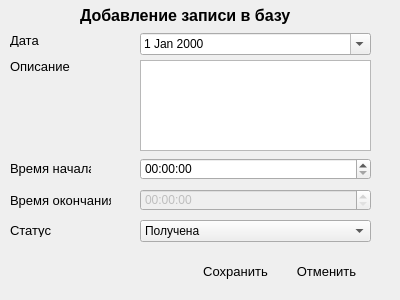
<?xml version="1.0" encoding="UTF-8"?>
<ui version="4.0">
 <class>DialogFormTask</class>
 <widget class="QDialog" name="DialogFormTask">
  <property name="windowModality">
   <enum>Qt::ApplicationModal</enum>
  </property>
  <property name="geometry">
   <rect>
    <x>0</x>
    <y>0</y>
    <width>400</width>
    <height>300</height>
   </rect>
  </property>
  <property name="maximumSize">
   <size>
    <width>400</width>
    <height>300</height>
   </size>
  </property>
  <property name="windowTitle">
   <string>Работа с записями</string>
  </property>
  <widget class="QLabel" name="CaptionLabel">
   <property name="geometry">
    <rect>
     <x>80</x>
     <y>0</y>
     <width>221</width>
     <height>31</height>
    </rect>
   </property>
   <property name="font">
    <font>
     <pointsize>12</pointsize>
     <weight>75</weight>
     <bold>true</bold>
    </font>
   </property>
   <property name="text">
    <string>Добавление записи в базу</string>
   </property>
  </widget>
  <widget class="QLabel" name="label_2">
   <property name="geometry">
    <rect>
     <x>10</x>
     <y>34</y>
     <width>47</width>
     <height>13</height>
    </rect>
   </property>
   <property name="font">
    <font>
     <pointsize>10</pointsize>
    </font>
   </property>
   <property name="text">
    <string>Дата</string>
   </property>
  </widget>
  <widget class="QLabel" name="label_3">
   <property name="geometry">
    <rect>
     <x>10</x>
     <y>58</y>
     <width>61</width>
     <height>16</height>
    </rect>
   </property>
   <property name="font">
    <font>
     <pointsize>10</pointsize>
    </font>
   </property>
   <property name="text">
    <string>Описание</string>
   </property>
  </widget>
  <widget class="QLabel" name="label">
   <property name="geometry">
    <rect>
     <x>10</x>
     <y>160</y>
     <width>81</width>
     <height>16</height>
    </rect>
   </property>
   <property name="font">
    <font>
     <pointsize>10</pointsize>
    </font>
   </property>
   <property name="text">
    <string>Время начала</string>
   </property>
  </widget>
  <widget class="QLabel" name="label_4">
   <property name="geometry">
    <rect>
     <x>10</x>
     <y>192</y>
     <width>101</width>
     <height>16</height>
    </rect>
   </property>
   <property name="font">
    <font>
     <pointsize>10</pointsize>
    </font>
   </property>
   <property name="text">
    <string>Время окончания</string>
   </property>
  </widget>
  <widget class="QLabel" name="label_5">
   <property name="geometry">
    <rect>
     <x>10</x>
     <y>224</y>
     <width>47</width>
     <height>13</height>
    </rect>
   </property>
   <property name="font">
    <font>
     <pointsize>10</pointsize>
    </font>
   </property>
   <property name="text">
    <string>Статус</string>
   </property>
  </widget>
  <widget class="QDateEdit" name="dateEditTask">
   <property name="geometry">
    <rect>
     <x>140</x>
     <y>33</y>
     <width>231</width>
     <height>22</height>
    </rect>
   </property>
   <property name="calendarPopup">
    <bool>true</bool>
   </property>
  </widget>
  <widget class="QTextEdit" name="textEditTask">
   <property name="geometry">
    <rect>
     <x>140</x>
     <y>60</y>
     <width>231</width>
     <height>91</height>
    </rect>
   </property>
  </widget>
  <widget class="QTimeEdit" name="timeEditStart">
   <property name="geometry">
    <rect>
     <x>140</x>
     <y>158</y>
     <width>231</width>
     <height>22</height>
    </rect>
   </property>
  </widget>
  <widget class="QTimeEdit" name="timeEditEnd">
   <property name="enabled">
    <bool>false</bool>
   </property>
   <property name="geometry">
    <rect>
     <x>140</x>
     <y>189</y>
     <width>231</width>
     <height>22</height>
    </rect>
   </property>
  </widget>
  <widget class="QComboBox" name="comboBoxTaskStatus">
   <property name="geometry">
    <rect>
     <x>140</x>
     <y>220</y>
     <width>231</width>
     <height>22</height>
    </rect>
   </property>
   <item>
    <property name="text">
     <string>Получена</string>
    </property>
   </item>
   <item>
    <property name="text">
     <string>Начата</string>
    </property>
   </item>
   <item>
    <property name="text">
     <string>Завершена</string>
    </property>
   </item>
  </widget>
  <widget class="QPushButton" name="ButtonSave">
   <property name="geometry">
    <rect>
     <x>190</x>
     <y>260</y>
     <width>91</width>
     <height>23</height>
    </rect>
   </property>
   <property name="font">
    <font>
     <pointsize>10</pointsize>
    </font>
   </property>
   <property name="cursor">
    <cursorShape>PointingHandCursor</cursorShape>
   </property>
   <property name="text">
    <string>Сохранить</string>
   </property>
   <property name="icon">
    <iconset>
     <normaloff>icons/save48.png</normaloff>icons/save48.png</iconset>
   </property>
   <property name="flat">
    <bool>true</bool>
   </property>
  </widget>
  <widget class="QPushButton" name="ButtonCancel">
   <property name="geometry">
    <rect>
     <x>281</x>
     <y>260</y>
     <width>91</width>
     <height>23</height>
    </rect>
   </property>
   <property name="font">
    <font>
     <pointsize>10</pointsize>
    </font>
   </property>
   <property name="cursor">
    <cursorShape>PointingHandCursor</cursorShape>
   </property>
   <property name="text">
    <string>Отменить</string>
   </property>
   <property name="icon">
    <iconset>
     <normaloff>icons/delete48.png</normaloff>icons/delete48.png</iconset>
   </property>
   <property name="flat">
    <bool>true</bool>
   </property>
  </widget>
 </widget>
 <resources/>
 <connections/>
</ui>
